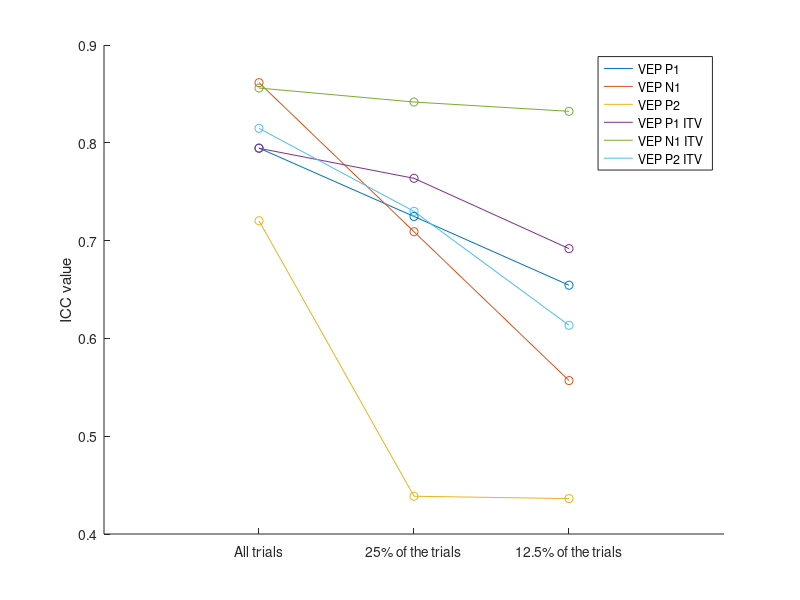

The MATLAB source for this figure:
% plotting changes in ICC as a function of number of trials used.

names = {'VEP P1'; 'VEP N1'; 'VEP P2'; 'VEP P1 ITV'; 'VEP N1 ITV'; 'VEP P2 ITV'};
percentage = {'All trials';'25% of the trials';'12.5% of the trials'};

% Numbers below are ICC for each subset of trials

all = [0.7946,0.8615,0.7203,0.7944, 0.8560,  0.8148]';
fourth = [ 0.7247, 0.7091,0.4386,0.7637,0.8417 ,0.7299]';
eighth = [0.6544 ,0.5569, 0.4362 ,0.6918 ,0.8322 , 0.6134]';
combined = [all,fourth,eighth];
figure; 
plot(combined');
hold on; 
for i = 1:length(all)
    scatter([1:3],combined(i,:));
end

set(gca,'xtick',[1:3],'xticklabel',percentage)
xlim([0 4]);
ylabel('ICC value');
box off

legend(names)